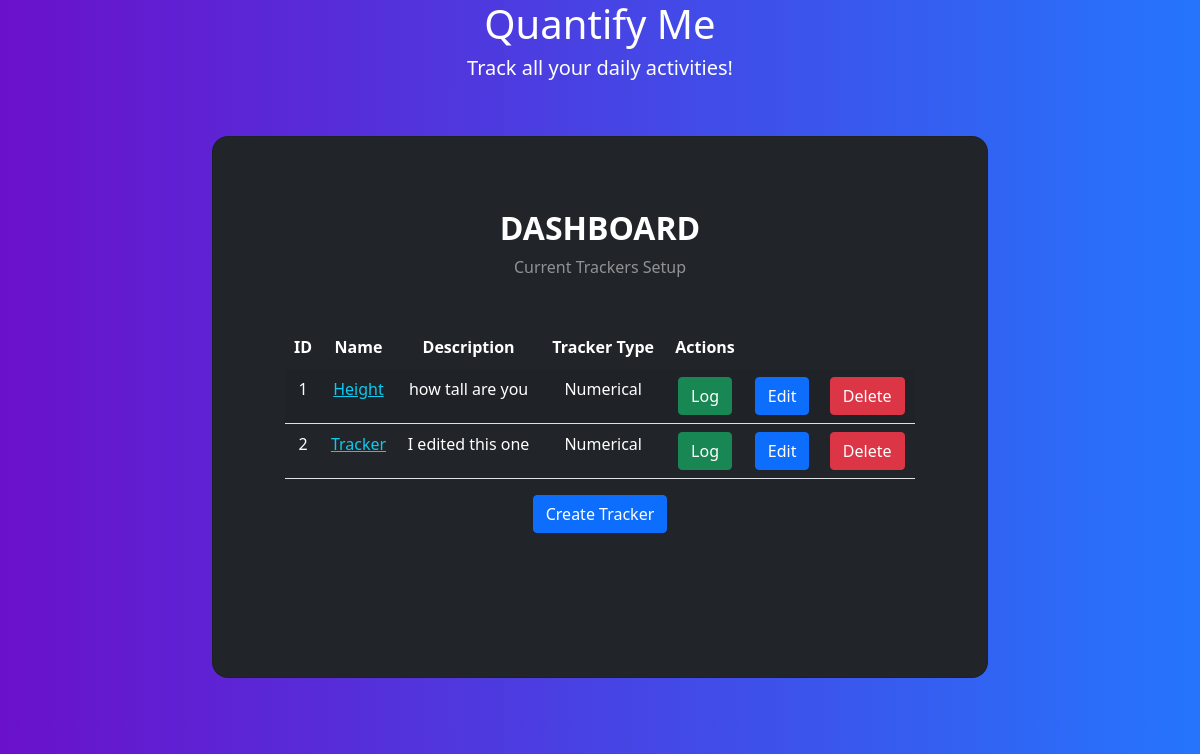
Before: / (signed in) with the older database file.
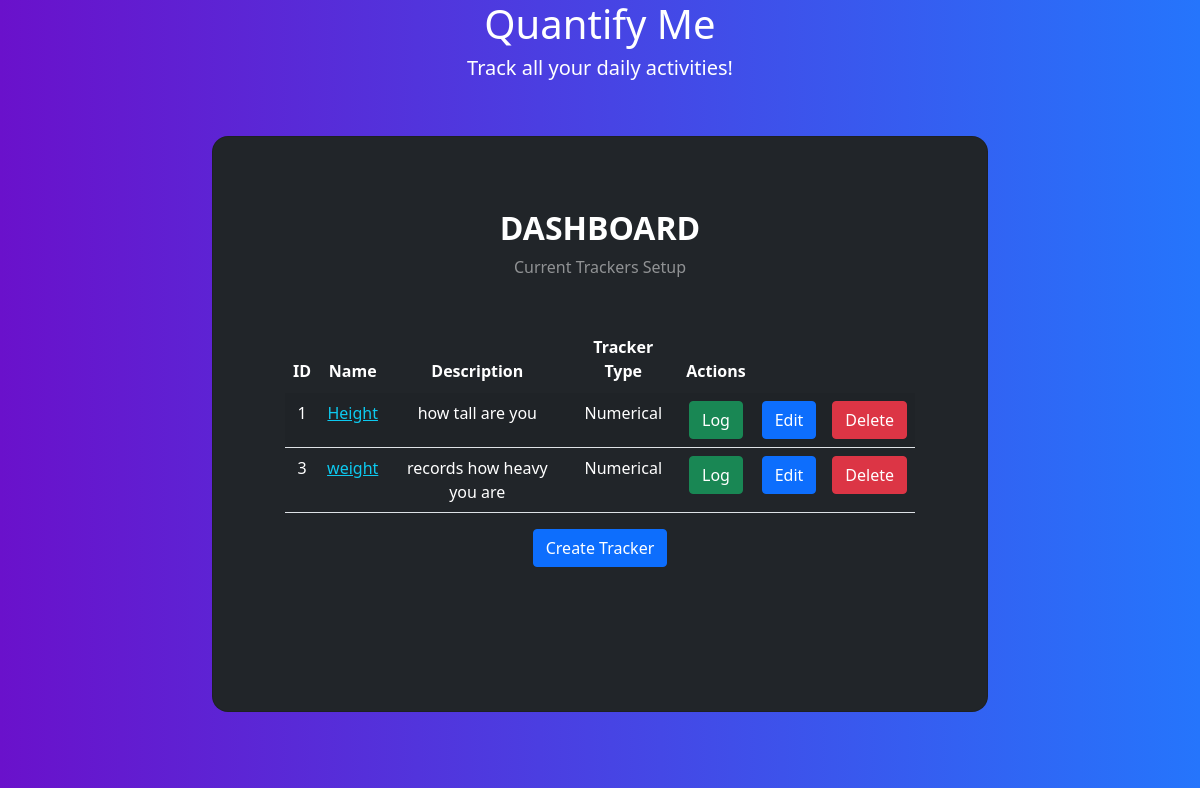
After: the same page with the newer database file.
### app/models.py (models this page shows)
class Tracker(db.Model):
    __tablename__ = 'trackers'
    tracker_id = db.Column(db.Integer, primary_key=True, autoincrement=True)
    user_id = db.Column(db.Integer, db.ForeignKey('users.user_id'), nullable=False)
    name = db.Column(db.String(80), nullable=False)
    description = db.Column(db.Text, nullable=False)
    tracker_type = db.Column(db.Integer, nullable=False) #, db.ForeignKey('tracker_types.id'), nullable=False)
    settings = db.Column(db.Text)

### app/controllers.py (the view)
@app.route('/', methods=['GET','POST'])
@login_required
def dashboard():
    trackers = Tracker.query.all()
    return render_template('dashboard.html', trackers=trackers)

### main.py (called while the page is built)
def create_app():
    app = Flask(__name__, template_folder="templates")
    if os.getenv('ENV', "development") == "production":
        raise Exception("Currently no production config is setup.")
    else:
        print("Staring Local Development")
        app.config.from_object(LocalDevelopmentConfig)
    db.init_app(app)
    app.app_context().push()
    create_database(app)
    login_manager = LoginManager()
    login_manager.login_view = "login"
    login_manager.init_app(app)
    @login_manager.user_loader
    def load_user(id):
        return User.query.get(int(id))
    return app

### templates/dashboard.html (shortened to what this page needs)
<!DOCTYPE html>
<html lang="en">
  <head>
    <link rel="stylesheet" href="static/bootstrap/css/bootstrap.min.css" />
    <link rel="stylesheet" href="static/style.css" />
  </head>
  <body class="gradient-custom">
    <div class="text-center text-white">
      <h1>Quantify Me</h1>
      <h5>Track all your daily activities!</h5>
    </div>
    <section class="vh-75 gradient-custom">
      <div class="container-fluid py-5 h-100">
        <div class="row d-flex justify-content-center align-items-center h-100">
          <div class="col-12 col-md-8 col-lg-6 col-xl-8">
            <div class="card bg-dark text-white" style="border-radius: 1rem">
              <div class="card-body p-5 text-center">
                <div class="mb-md-5 mt-md-4 pb-5">
                  <h2 class="fw-bold mb-2 text-uppercase">Dashboard</h2>
                  <p class="text-white-50 mb-5">Current Trackers Setup</p>
                  <div class="container">
                     <div class="row">
                      <div class="col-md-12">
                        <div class="row">
                          <div class="col-md-12">
                            <table class="table table-striped">
                              <thead>
                                <tr class="text-white">
                                  <th>ID</th>
                                  <th>Name</th>
                                  <th>Description</th>
                                  <th>Tracker Type</th>
                                  <th>Actions</th>
                                </tr>
                              </thead>
                              <tbody>
                                {% for tracker in trackers %}
                                <tr class="text-white">
                                  <td class="text-white">{{ tracker.tracker_id }}</td>
                                  <td>
                                      <a class="text-info" href='/trackers/{{tracker.name}}' target='_blank'>{{ tracker.name }}</a>
                                  </td >
                                  <td class="text-white">{{ tracker.description }}</td>
                                  <td class="text-white">{{ tracker.tracker_type }}</td>
                                    <td class="text-white">
                                        <a href='/trackers/{{tracker.name}}/log' class="btn btn-success">Log</a>
                                    </td>
                                    <td class="text-white">
                                        <a href='/trackers/{{tracker.name}}/edit' class="btn btn-primary">Edit</a>
                                    </td>
                                    <td class="text-white">
                                        <a href='/trackers/{{tracker.name}}/delete' class="btn btn-danger">Delete</a>
                                    </td>
                                </tr>
                                {% endfor %}
                              </tbody>
                            </table>
                            <div class="row">
                          <div class="col-md-12">
                            <a href="/create-tracker" class="btn btn-primary"> Create Tracker </a>
                          </div>
                        </div>
                          </div>
                        </div>
                      </div>
                    </div>
                  </div>
                </div>
              </div>
            </div>
          </div>
        </div>
      </div>
    </section>
  </body>
</html>

### static/style.css (style rules this page uses)
.gradient-custom { background: #6a11cb; background: -webkit-linear-gradient(to right, rgba(106, 17, 203, 1), rgba(37, 117, 252, 1)); background: linear-gradient(to right, rgba(106, 17, 203, 1), rgba(37, 117, 252, 1)) }

Changed rows visible on the page:
removed Tracker: tracker_id "2", name "Tracker", description "I edited this one", tracker_type "Numerical"
added Tracker: tracker_id "3", name "weight", description "records how heavy you are", tracker_type "Numerical"
